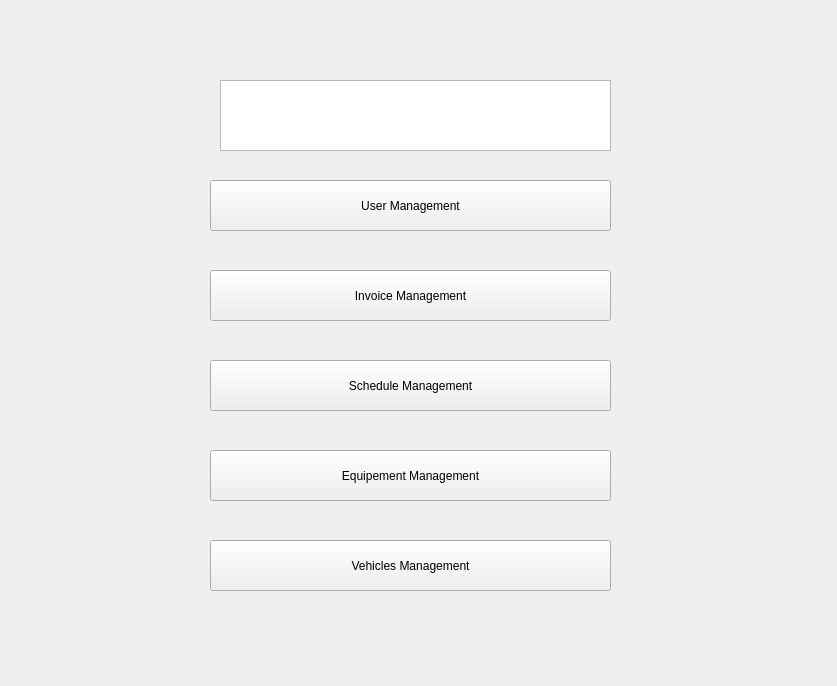
<?xml version="1.0" encoding="UTF-8"?>
<ui version="4.0">
 <class>equipspage</class>
 <widget class="QWidget" name="equipspage">
  <property name="geometry">
   <rect>
    <x>0</x>
    <y>0</y>
    <width>837</width>
    <height>686</height>
   </rect>
  </property>
  <property name="windowTitle">
   <string>Form</string>
  </property>
  <property name="styleSheet">
   <string notr="true">*{
font-family:century gothic;
font-size:17px;
background:#333;

}


QPushButton
{
background:blue;
border-radius:15px;
}
QToolButton
{
background:blue;
border-radius:60px;
}
QTextEdit
{
bakcground:#333;
border-radius:60px;
}
QLabel
{
color:white;
}
QWidget
{
color:white;
}
QPushButton:hover
{
background:grey;
}
QLineEdit
{
background:transparent;
border:none;
color:white;
border-bottom:1px solid #717072;
}
QTableView
{
background:#333;
}
QHeaderView {
background:#333;
}
QTextBrowser {
font-family:century gothic;
font-size:30px;
}&lt;
</string>
  </property>
  <widget class="QPushButton" name="pushButton_3">
   <property name="geometry">
    <rect>
     <x>210</x>
     <y>450</y>
     <width>401</width>
     <height>51</height>
    </rect>
   </property>
   <property name="text">
    <string>Equipement Management</string>
   </property>
  </widget>
  <widget class="QTextBrowser" name="textBrowser">
   <property name="geometry">
    <rect>
     <x>220</x>
     <y>80</y>
     <width>391</width>
     <height>71</height>
    </rect>
   </property>
   <property name="html">
    <string>&lt;!DOCTYPE HTML PUBLIC &quot;-//W3C//DTD HTML 4.0//EN&quot; &quot;http://www.w3.org/TR/REC-html40/strict.dtd&quot;&gt;
&lt;html&gt;&lt;head&gt;&lt;meta name=&quot;qrichtext&quot; content=&quot;1&quot; /&gt;&lt;style type=&quot;text/css&quot;&gt;
p, li { white-space: pre-wrap; }
&lt;/style&gt;&lt;/head&gt;&lt;body style=&quot; font-family:'century gothic'; font-size:30px; font-weight:400; font-style:normal;&quot;&gt;
&lt;p style=&quot;-qt-paragraph-type:empty; margin-top:0px; margin-bottom:0px; margin-left:0px; margin-right:0px; -qt-block-indent:0; text-indent:0px; font-size:17px;&quot;&gt;&lt;br /&gt;&lt;/p&gt;&lt;/body&gt;&lt;/html&gt;</string>
   </property>
  </widget>
  <widget class="QPushButton" name="pushButton">
   <property name="geometry">
    <rect>
     <x>210</x>
     <y>180</y>
     <width>401</width>
     <height>51</height>
    </rect>
   </property>
   <property name="text">
    <string>User Management</string>
   </property>
  </widget>
  <widget class="QPushButton" name="pushButton_4">
   <property name="geometry">
    <rect>
     <x>210</x>
     <y>270</y>
     <width>401</width>
     <height>51</height>
    </rect>
   </property>
   <property name="text">
    <string>Invoice Management</string>
   </property>
  </widget>
  <widget class="QPushButton" name="pushButton_2">
   <property name="geometry">
    <rect>
     <x>210</x>
     <y>540</y>
     <width>401</width>
     <height>51</height>
    </rect>
   </property>
   <property name="text">
    <string>Vehicles Management</string>
   </property>
  </widget>
  <widget class="QPushButton" name="pushButton_5">
   <property name="geometry">
    <rect>
     <x>210</x>
     <y>360</y>
     <width>401</width>
     <height>51</height>
    </rect>
   </property>
   <property name="text">
    <string>Schedule Management</string>
   </property>
  </widget>
 </widget>
 <resources/>
 <connections/>
</ui>
